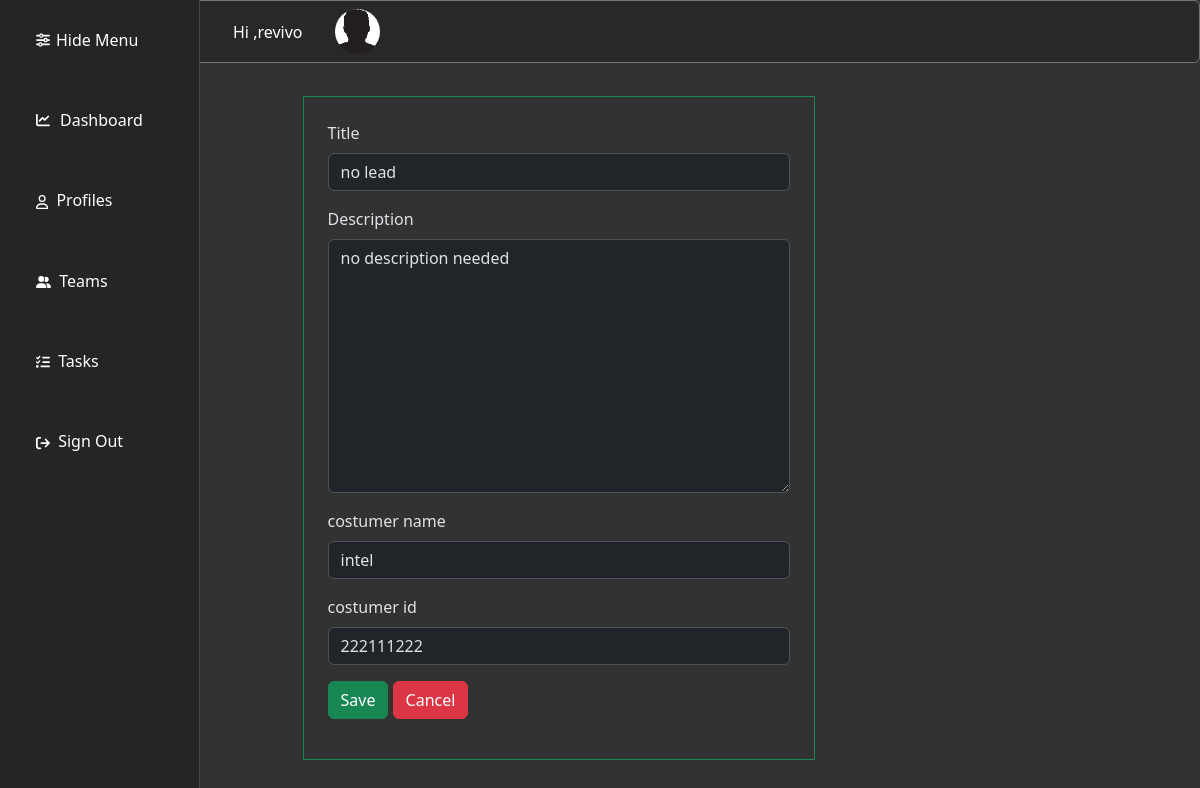
The app's page /edit-lead/1 (signed in) with its own data.
### user/models.py (models this page shows, shortened)
class Employer(models.Model):
    user = models.OneToOneField(User,on_delete=models.CASCADE)
    first_name = models.CharField(max_length=50,blank=False)
    last_name = models.CharField(max_length=50,blank=False)
    email = models.EmailField()
    phone = models.CharField(max_length=50)
    created_at = models.DateTimeField(auto_now=True)
    profile_pic = models.ImageField(default='profile_pics/profile_picture.jpeg',upload_to='profile_pics')
    job_position = models.ForeignKey("Department",blank=True,null=True,on_delete=models.SET_NULL)
    lead = models.ManyToManyField(Lead)
    task = models.ManyToManyField(Task)
    graph_permission = models.ManyToManyField(GraphPermission)

### tasks/models.py (models this page shows, shortened)
class Lead(models.Model):
    title = models.CharField(max_length=50)
    costumer_name = models.CharField(max_length=50,null=True)
    costumer_id = models.CharField(max_length=50,null=True)
    description = models.TextField(max_length=300)
    created_at = models.DateTimeField(auto_now_add=True)
    completed = models.BooleanField(default=False)

### tasks/views.py (the view)
# urls.py: path('edit-lead/<int:ID>',tasks_view.Edit_lead,name='edit_lead'),
@login_required
def Edit_lead(request,ID):
    lead_id = Lead.objects.get(id=ID)
    form = EditLeadForm(instance=lead_id)
    if request.method == "POST":
        form = EditLeadForm(request.POST,instance=lead_id)
        if form.is_valid():
            form.save()
            return redirect("tasks")
    context = {"edit_Lead_form":form,"lead_data":lead_id}
    return render(request,"code/edit_lead.html",context)

### tasks/forms.py
class EditLeadForm(forms.ModelForm):
    class Meta:
        model = Lead
        fields = ["title", "costumer_name","costumer_id","description"]
        labels = {"title": "Title", "costumer_name":"Costumer Name","costumer_id":"Costumer ID","description": "Description"}

### tasks/templates/code/edit_lead.html (shortened to what this page needs)
{% extends 'code/base.html' %}{% block content %}{% load widget_tweaks %}
<div class="container-sm mt-5 p-4 border border-success" style="width: 32rem">
  <form method="POST" class="form-group">
    <div class="mb-3">
      <label for="title" class="form-label">Title</label>
      {% render_field edit_Lead_form.title type="text" id="title" value=lead_data.title class="form-control" %}
    </div>
    <div class="mb-3">
      <label for="{{edit_Lead_form.id}}" class="form-label">Description</label>
      {% render_field edit_Lead_form.description type="text" id=edit_Lead_form.id placeholder=lead_data.description class="form-control" %}
    </div>
    <div class="mb-3">
      <label for="{{edit_Lead_form.id}}" class="form-label">costumer name</label>
      {% render_field edit_Lead_form.costumer_name type="text" id=edit_Lead_form.id placeholder=lead_data.costumer_name class="form-control" %}
    </div>
    <div class="mb-3">
      <label for="{{edit_Lead_form.id}}" class="form-label">costumer id</label>
      {% render_field edit_Lead_form.costumer_id type="text" id=edit_Lead_form.id placeholder=lead_data.costumer_id class="form-control" %}
    </div>
    <button class="btn btn-success" id="liveAlertPlaceholder" type="submit" name="test" value="test" >Save</button>
    <a class="btn btn-danger" href='/tasks' type="submit">Cancel</a>
  </form>
</div>
{% endblock content %}

### templates/code/base.html (shortened to what this page needs)
{% load static %}
<html lang="en" data-bs-theme="dark">
  <head>
    <link
      href="https://cdn.jsdelivr.net/npm/bootstrap@5.3.1/dist/css/bootstrap.min.css"
      rel="stylesheet"
    />
  </head>
<body style="background:#323232">
<div class="position-fixed w-100" style="z-index: 1000;">
  <div class="border border-secondary rounded border-1" style="background:#282828">
    <div class="" style="margin-left:14rem">
      <nav class="navbar navbar-expand-lg ">
        <div class="container-start" style="background:#282828">
          <div class="navbar-nav">
            <div class="row align-items-center">
              <div class="col-auto align-bottom">
                <a class="nav-link active" href="#">Hi {{request.user.employer.user_name}},{{request.user.employer.last_name}}</a>
              </div>
              <div class="col">
                <img src="/media/{{ request.user.employer.profile_pic }}" style="width:45px;height:45px;margin-right:8rem"  class="rounded-circle" alt="...">
              </div>
            </div>
          </div>
        </div>
      </nav>
    </div>
  </div>
</div>
<div class="row" style="margin-left:8rem">
<div class="col-auto">
<div class="offcanvas offcanvas-start show" id="big_off_canvas" data-bs-scroll="true" data-bs-backdrop="false" style="width:200px; background:#242526; " tabindex="-1" aria-labelledby="offcanvasLabel">
  <div class="offcanvas-body">
<div class="container ">
    <div class="col m-2 fw-light fs-6">
<ul class="navbar-nav navbar-toggler">
        <li class="nav-item">
          <a class="nav-link
                    close_big_navbar
                    icon-link
                    link-body-emphasis
                    link-offset-2
                    link-underline
                    link-opacity-25-hover mb-5" data-bs-dismiss="offcanvas"  aria-current="page" href="">
                    Hide Menu
                    </a>
        </li>
        <li class="nav-item">
          <a class="nav-link
                    icon-link
                    link-body-emphasis
                    link-offset-2
                    link-underline
                    link-opacity-25-hover mb-5" aria-current="page" href="/dashboard">
                    Dashboard</a>
        </li>
        <li class="nav-item">
          <a class="nav-link
                    link-body-emphasis
                    link-offset-2
                    link-underline
                    link-opacity-25-hover mb-5" href="/profile">
                    Profiles</a>
        </li>
        <li class="nav-item">
          <a class="nav-link
                    link-body-emphasis
                    link-offset-2 link-underline
                    link-opacity-25-hover mb-5" href="teams">
                    Teams</a>
        </li>
        <li class="nav-item">
          <a class="nav-link
                    link-body-emphasis
                    link-offset-2
                    link-underline
                    link-opacity-25-hover mb-5" href="tasks">
                    Tasks</a>
        </li>
        <li class="nav-item">
          <a class="nav-link
                    link-body-emphasis
                    link-offset-2
                    link-underline
                    link-opacity-25-hover mb-5"
                    href="/logout"
                    aria-disabled="true">
                    Sign Out</a>
        </li>
      </ul>
    </div>
</div>
  </div>
</div>
</div>
<div class="col-9 mt-5">
    {% block content %}
    {% endblock content %}
</div>
</div>
  </body>
  </html>

### templates/code/base.html (style rules this page uses)
svg { fill:#ffffff }

### records on screen
Lead: title "no lead", description "no description needed", costumer_name "intel", costumer_id "222111222"

### other values on screen
{{ request.user.employer.last_name }} "revivo"
